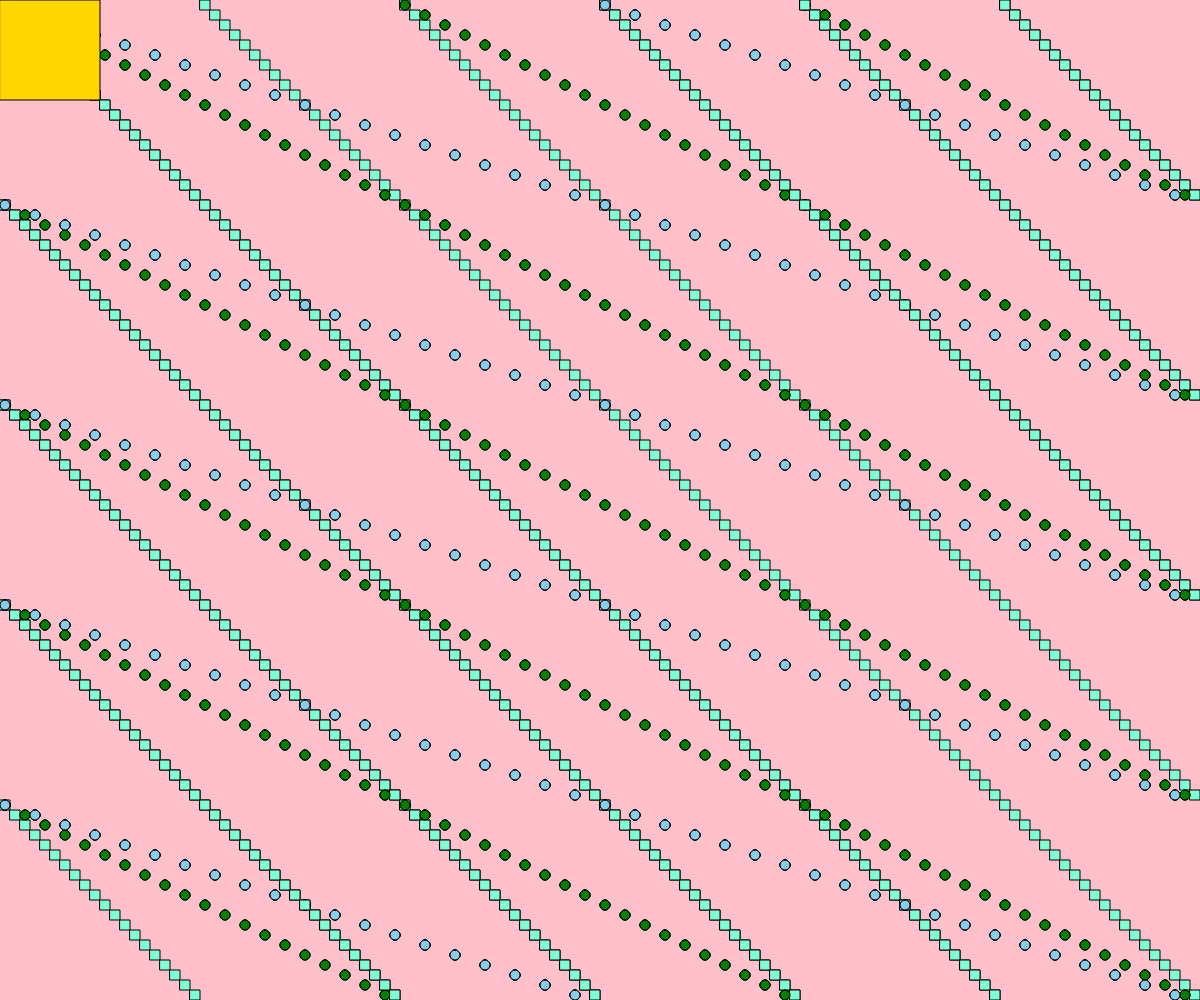
Frame 1 (no input)
Frame 60 (no input): identical to frame 1, image omitted
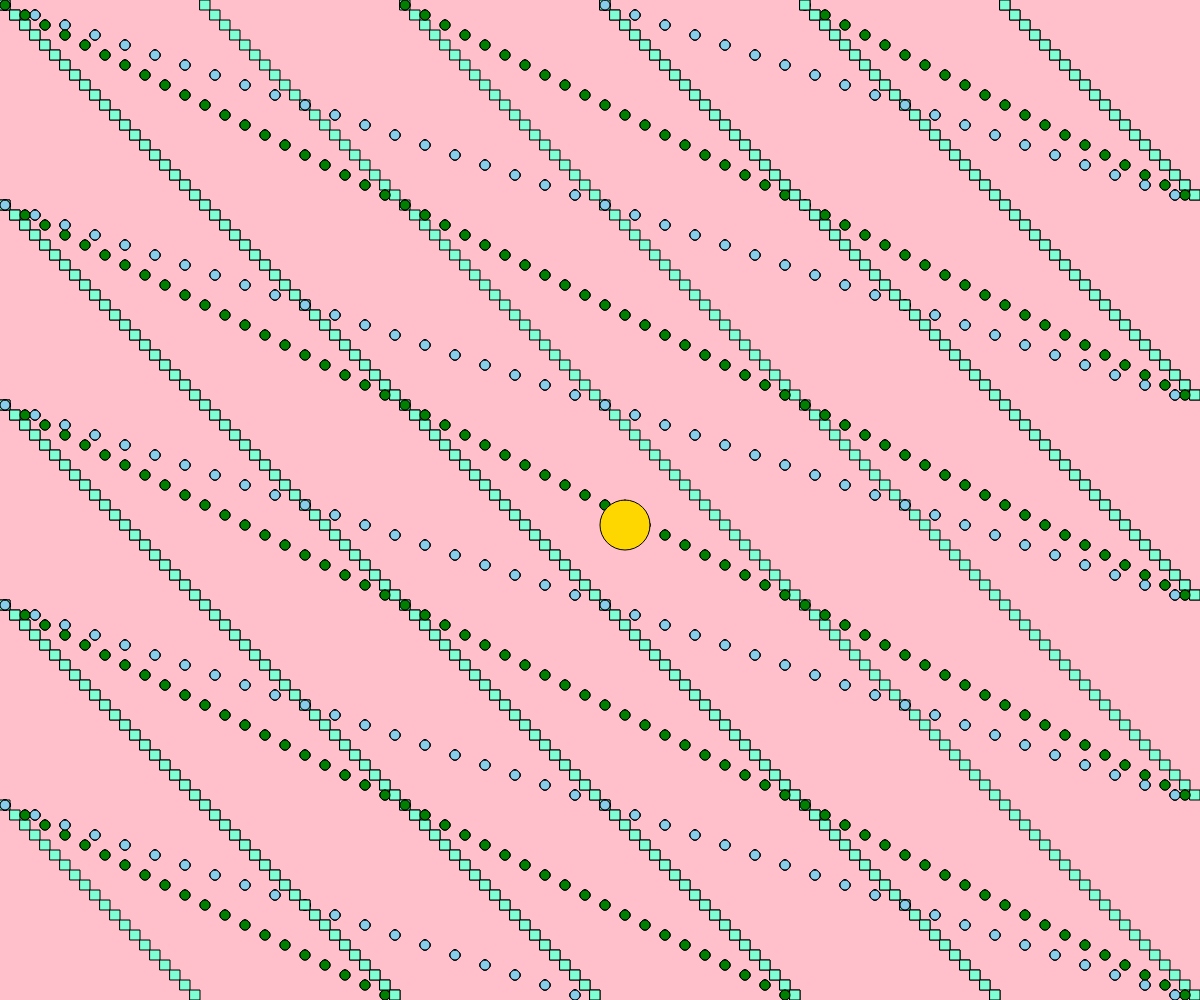
Frame 120 (the mouse pressed at the canvas centre since frame 60)

The p5.js sketch that drew these frames (run headless with seeded random() and noise() and a simulated clock; from frame 60 on, the mouse is pressed at the canvas centre):

// p5.js sketch
// ── sketch.js


function setup(){
    createCanvas(windowWidth,windowHeight);
}

function draw(){
    background('pink');
    
    for(var i = 0; i< 1000; i++){
        fill('aquamarine')
        rect((i*10)%width,(i*10)%height,10,10)
        fill('green')
        rect((i*20)%width,(i*10)%height,10,10,25)
        fill('skyblue')
        rect((i*30)%width,(i*10)%height,10,10,15)
    }
    fill('gold');
    stroke('black')
    if(mouseX < 400){
        rect(mouseX,mouseY,100,100);
    }else{
        rect(mouseX,mouseY,50,50,25);
    }
}
